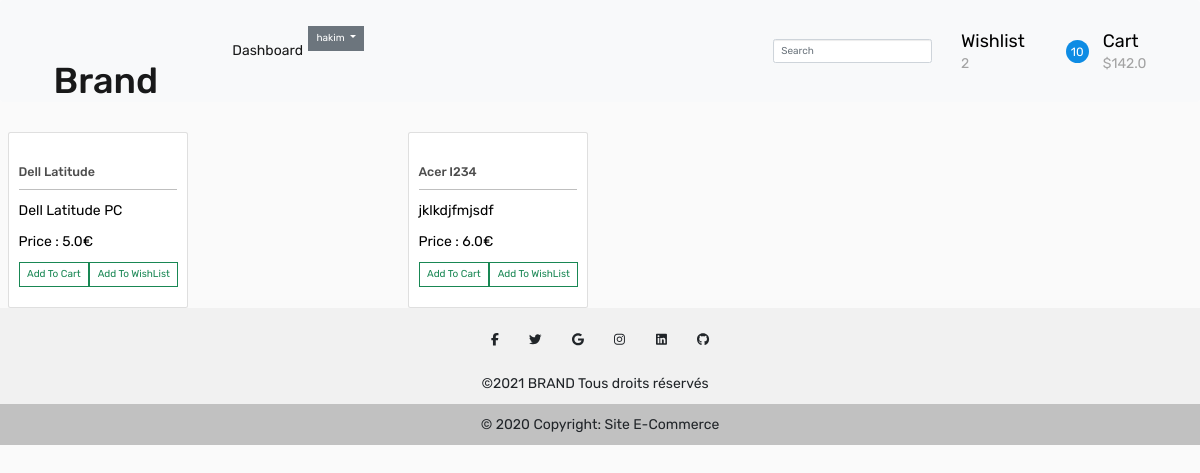
/categorie/3 (signed in), run on an earlier commit of the app's database.
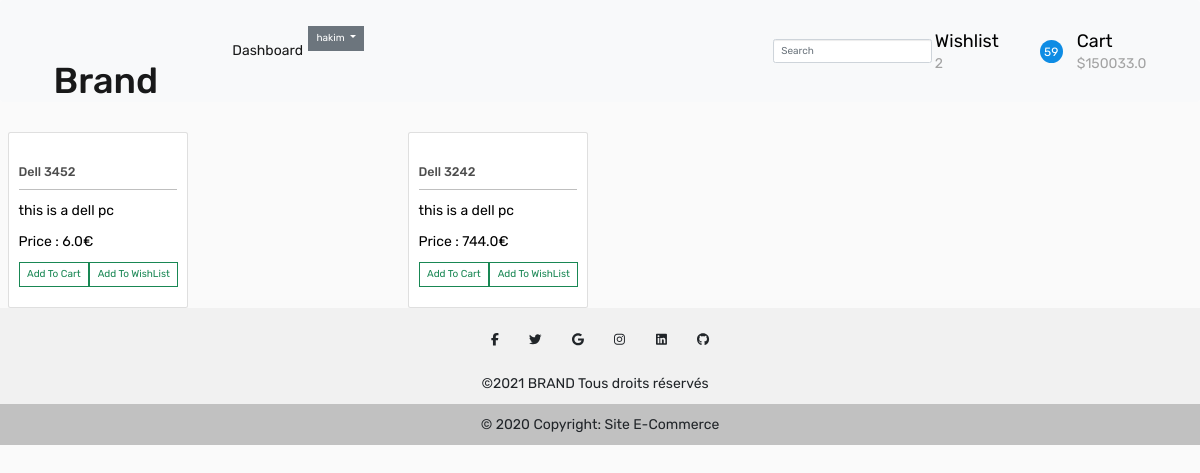
And on a later commit of the database.
### e_commerce/models.py (models this page shows, shortened)
class Product(Model):
    name = CharField(max_length=100)
    category = ForeignKey(
        Category, related_name='categories', on_delete=CASCADE)
    description = TextField()
    photo = ImageField()
    price = FloatField(default=0)
    quantity = PositiveBigIntegerField(null=True)
    good_rates = PositiveIntegerField(default=0)
    bad_rates = PositiveIntegerField(default=0)
    rates = PositiveIntegerField(default=0)

### e_commerce/views.py (the view)
# urls.py: path('categorie/<int:pk>', categorie, name="categorie"),
def categorie(request, pk):
    numWishes = WishlistProduct.objects.count()
    numCart = Cart.objects.count()
    total_price = 0
    carts = Cart.objects.all()
    for cart in carts:
        total_price += cart.product.price
    products = Product.objects.filter(category__pk=pk)
    context = {'products': products, 'numCart': numCart, 'categorie': pk,
               'numWishes': numWishes, 'total_price': total_price}
    return render(request, 'categorie.html', context)

### templates/categorie.html (shortened to what this page needs)
{% extends "base.html" %}
{% block mainNavBar %}
    {% include "includes/topNavBar.html" %}
{% endblock mainNavBar %}
{% block content %}
<div class="d-flex">
	<div class="container">
		<div class="row">
			{% for product in products %}
			<div class="col-lg-4" id="product-{{product.id}}">
				<div class="card" style="width: 18rem">
					<a href="{%url 'viewProduct' product.id %}"
						><img
					/></a>
					<div class="card-body">
						<h5 class="card-title">{{product.name}}</h5>
						<hr />
						<p class="card-text">{{product.description}}</p>
						<p class="card-text">Price : {{product.price}}€</p>
						<div class="d-flex">
							<button class="addCart btn btn-outline-success" id="addCart{{product.id}}" data-catid="{{product.id}}" href="#">Add To Cart</button>
							<button id="addWishlist{{product.id}}" data-catid="{{product.id}}" class="addWishlist btn btn-outline-success" href="#">Add To WishList</button>
						</div>
					</div>
				</div>
			</div>
			{% endfor %}
		</div>
	</div>
</div>
{% endblock content %}

### templates/includes/topNavBar.html (shortened to what this page needs)
<link rel="stylesheet" href="//code.jquery.com/ui/1.12.1/themes/base/jquery-ui.css">
<nav class="navbar navbar-expand-lg navbar-light bg-light">
    <div class="container-fluid">
        <div class="col-lg-2 col-sm-2 col-2">
            <div class="logo_container">
                <div class="logo"><a class="navbar-brand ms-2" href="{% url 'home' %}">Brand</a></div>
            </div>
        </div>
        <div class="collapse navbar-collapse" id="navbarSupportedContent">
            <ul class="navbar-nav me-auto mb-2 mb-lg-0">
                {% if user.is_authenticated %}
                <li class="nav-item">
                    <a class="nav-link active" aria-current="page" href="{% url 'dashboardSeller' %}">Dashboard</a>
                </li>
                {% endif %}
                {% if user.is_authenticated %}
                <div class="dropdown">
                    <button class="btn btn-secondary dropdown-toggle" type="button" id="dropdownMenuButton1"
                        data-bs-toggle="dropdown" aria-expanded="false">{{user.username}}
                    </button>
                </div>
                {% endif %}
            </ul>
            <div class="d-flex">
                <form action="{% url 'search_form' %}" method="GET">
                    <input class="form-control me-2" type="search" id="search" name="search" placeholder="Search"
                        aria-label="Search">
                </form>
            </div>
            {% if user.is_authenticated %}
            <div class="col-lg-3 col-9 order-lg-3 order-2 text-lg-left text-right">
                <div class="wishlist_cart d-flex flex-row align-items-center justify-content-end">
                    <div class="wishlist d-flex flex-row align-items-center justify-content-end">
                        <div class="wishlist_content">
                            <div class="wishlist_text"><a href="{% url 'wishlist' %}">Wishlist</a></div>
                            <div id="numWishes" class="wishlist_count">{{numWishes}}</div>
                        </div>
                    </div>
                    <div class="cart">
                        <div class="cart_container d-flex flex-row align-items-center justify-content-end">
                            <div class="cart_icon"> <img
                                <div id="numCart" class="cart_count"><span>{{numCart}}</span></div>
                            </div>
                            <div class="cart_content me-2">
                                <div class="cart_text"><a href="{% url 'cart' %}">Cart</a></div>
                                <div id="total" class="cart_price">${{total_price}}</div>
                            </div>
                        </div>
                    </div>
                </div>
            </div>
            {% endif %}
        </div>
    </div>
</nav>

What changed in the data, as far as the page shows it:
no longer on this page (row edited): Product: name "Acer I234", description "jklkdjfmjsdf", price "6.0"
now on this page (row edited): Product: name "Dell 3452", description "this is a dell pc", price "6.0"
changed Product: name "Dell Latitude" → "Dell 3242"; description "Dell Latitude PC" → "this is a dell pc"; price "5.0" → "744.0"
Also different on the page:
{{ numCart }}: "10" → "59"
{{ total_price }}: "142.0" → "150033.0"
